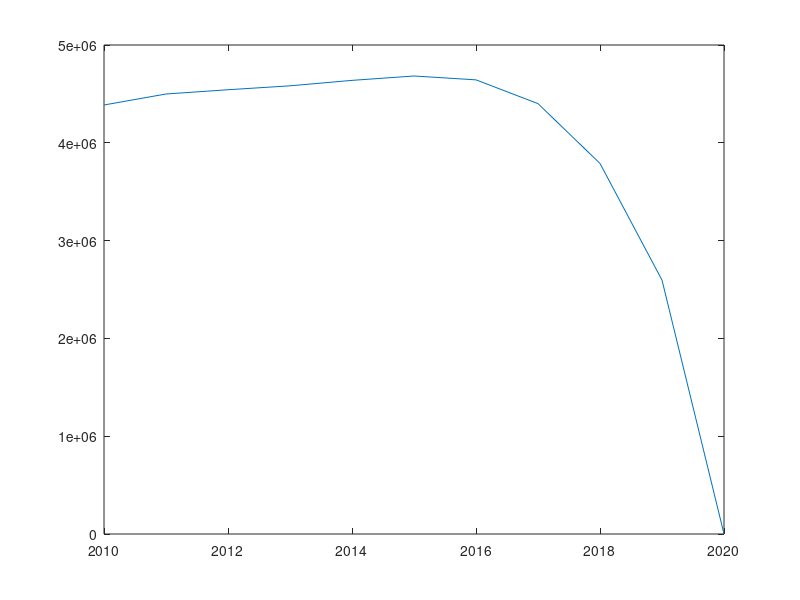

Reproduce this figure in MATLAB.
% Lagrange polynomial *************
x1 = 2011;
x2 = 2012;
x3 = 2013 ;
x4 = 2014;
x5 = 2015;
fx1 = 4499100;
fx2 =4542600;
fx3 = 4582600;
fx4 = 4638400;
fx5 = 4683100;
%x = sym('x');
%expand(P);
%P = - 1925*x^4 + (46498400*x^3)/3 - 46798717425*x^2 + (188403858266650*x)/3 - 31603435859076400;
p_vector=ones(11,1);
years=[2010,2011,2012,2013,2014,2015,2016,2017,2018,2019,2020];
for i= 1:10
    x=years(i);
    p_vector(i) = fx1*((x-x2)*(x-x3)*(x-x4)*(x-x5))/((x1-x2)*(x1-x3)*(x1-x4)*(x1-x5)) + fx2*((x-x1)*(x-x3)*(x-x4)*(x-x5))/((x2-x1)*(x2-x3)*(x2-x4)*(x2-x5))+ fx3*((x-x1)*(x-x2)*(x-x4)*(x-x5))/((x3-x1)*(x3-x2)*(x3-x4)*(x3-x5))+fx4*((x-x1)*(x-x2)*(x-x3)*(x-x5))/((x4-x1)*(x4-x2)*(x4-x3)*(x4-x5))+fx5*((x-x1)*(x-x2)*(x-x3)*(x-x4))/((x5-x1)*(x5-x2)*(x5-x3)*(x5-x4))
end
plot(years,p_vector)
